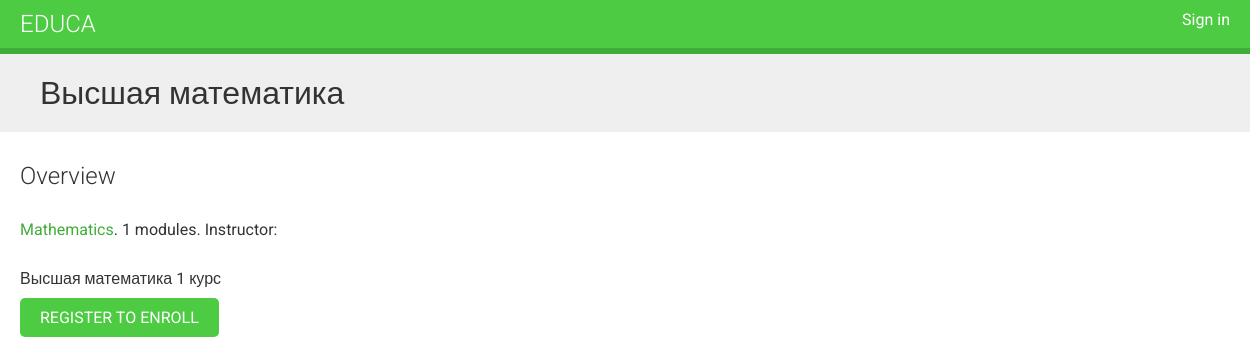
The page /course/high-math/ on the database its author committed.
### courses/models.py (models this page shows, shortened)
class Course(models.Model):
    owner = models.ForeignKey(User, related_name='courses_created', on_delete=models.CASCADE)
    subject = models.ForeignKey(Subject, related_name='courses', on_delete=models.CASCADE)
    title = models.CharField(max_length=200)
    slug = models.SlugField(max_length=200, unique=True)
    overview = models.TextField()
    created = models.DateTimeField(auto_now_add=True)
    students = models.ManyToManyField(User, related_name='courses_joined', blank=True)
    class Meta:
        ordering = ['-created',]

class Subject(models.Model):
    title = models.CharField(max_length=200)
    slug = models.SlugField(max_length=200, unique=True)
    class Meta:
        ordering = ['title',]

### courses/views.py (the view)
# urls.py: path('<slug:slug>/', views.CourseDetailView.as_view(), name='course_detail'),
class CourseDetailView(DetailView):
    model = Course
    template_name = 'courses/detail.html'
    def get_context_data(self, **kwargs):
        context = super(CourseDetailView, self).get_context_data(**kwargs)
        context['enroll_form'] = CourseEnrollForm(initial={'course': self.object})
        return context

### courses/templates/courses/detail.html (shortened to what this page needs)
{% extends "base.html" %}
{% block content %}
{% with subject=course.subject %}
<h1>
    {{ object.title }}
</h1>
<div class="module">
    <h2>Overview</h2>
    <p>
        <a href="{% url 'course_list_subject' subject.slug %}">
            {{ subject.title }}</a>.
        {{ course.modules.count }} modules.
        Instructor: {{ course.owner.get_full_name }}
    </p>
    {{ object.overview|linebreaks }}
    {% if request.user.is_authenticated %}
    <form action="{% url 'student_enroll_course' %}" method="post">
    {{ enroll_form }}
    {% csrf_token %}
    <input type="submit" class="button" value="Enroll now">
    </form>
    {% else %}
    <a href="{% url 'student_registration' %}" class="button">Register to enroll</a>
    {% endif %}
</div>
{% endwith %}
{% endblock %}

### courses/static/css/base.css (style rules this page uses)
body { margin:0; font-family:'Roboto', sans-serif; font-weight:400; color:#333; }
a { color:#3fad37; text-decoration:none; }
h1, h2, h3, h4, h5, h6 { font-family:'Roboto', sans-serif; font-weight:300; }
h1 { background:#efefef; width:100%; overflow:auto; padding:20px 0 20px 40px; margin:0; }
.module { padding:10px 20px; float:left; width:600px; }
.module p { margin:10px 0 20px; width:100%; float:left; }
input[type=submit], a.button { border-radius:5px; background:#4dcc43; color:#fff; font-size:16px; text-transform:uppercase; border:none; padding:10px 20px; margin:20px 0; }

### rows shown on the page
Course: title "Высшая математика", modules.count "1", overview "Высшая математика 1 курс"
Subject: title "Mathematics"
